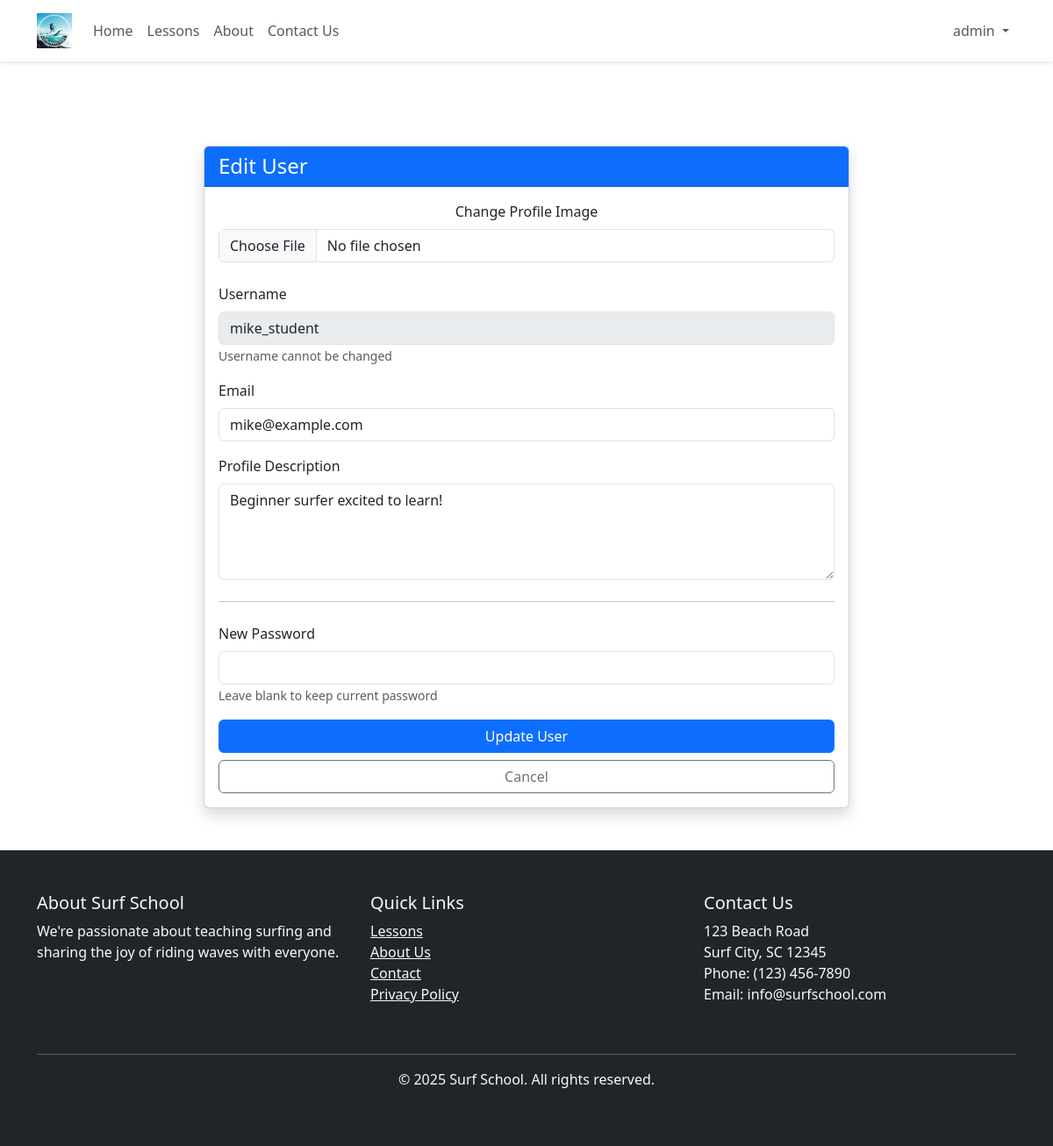
The app's page /admin/edit-user.php?id=4 (signed in), older data.
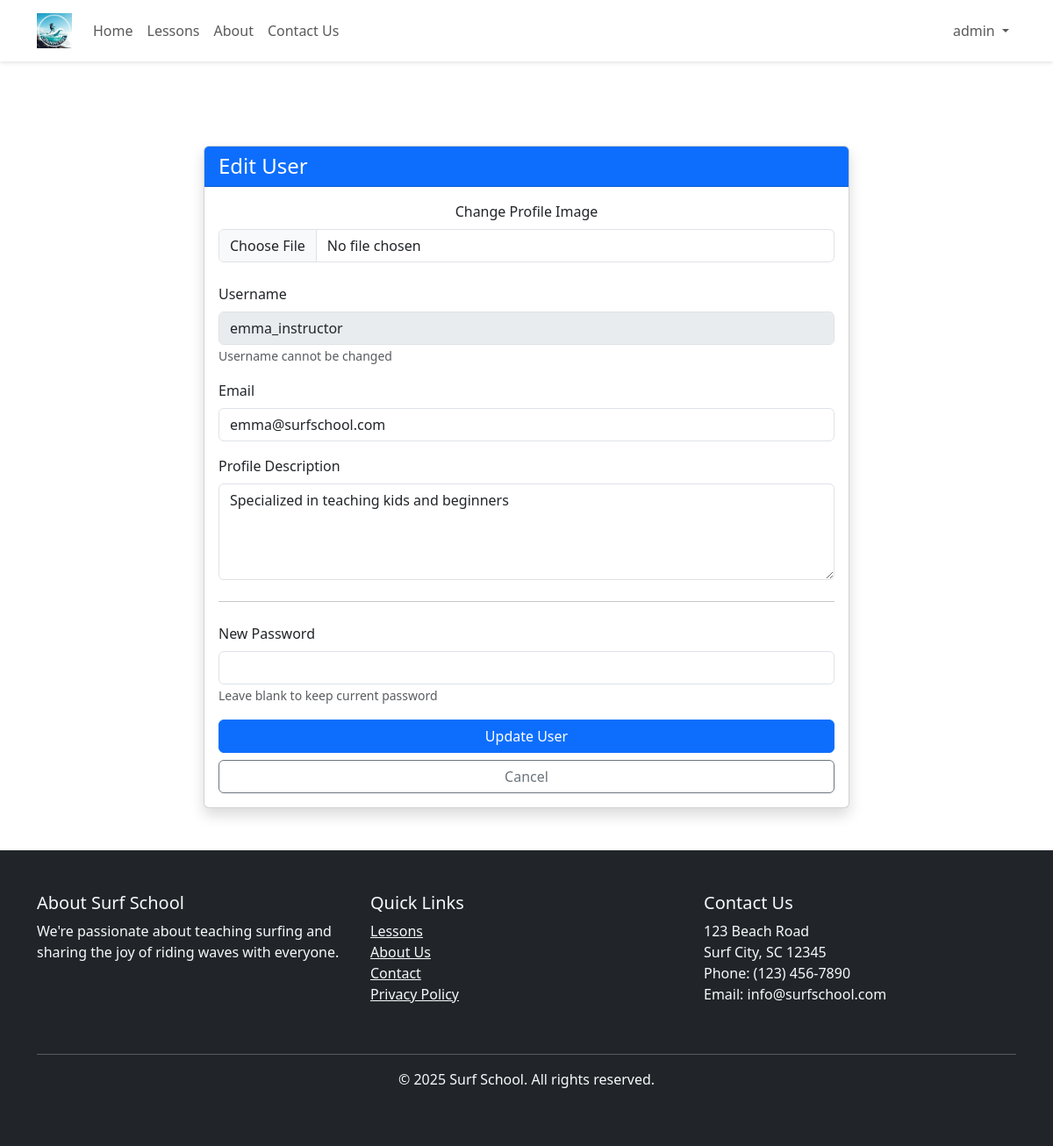
The same page, newer data.
### tables this page shows
CREATE TABLE IF NOT EXISTS `users` (
  `id` int NOT NULL AUTO_INCREMENT,
  `username` varchar(50) NOT NULL,
  `password` varchar(255) NOT NULL,
  `email` varchar(100) NOT NULL,
  `user_type` enum('admin','instructor','student') NOT NULL,
  `profile_image` varchar(255) DEFAULT NULL,
  `profile_description` text,
  `created_at` timestamp NULL DEFAULT CURRENT_TIMESTAMP,
  PRIMARY KEY (`id`),
  UNIQUE KEY `username` (`username`),
  KEY `email_index` (`email`)
);

### admin/edit-user.php (the view, shortened to what this page needs)
<?php
require_once '../config/database.php';
$user_id = isset($_GET['id']) ? (int)$_GET['id'] : 0;
$stmt = $pdo->prepare("SELECT * FROM users WHERE id = ?");
$stmt->execute([$user_id]);
$user = $stmt->fetch();
include '../includes/header.php';
include '../includes/navbar.php';
?>
<div class="container mt-5 pt-5">
    <div class="row justify-content-center">
        <div class="col-md-8">
            <div class="card shadow">
                <div class="card-header bg-primary text-white">
                    <h4 class="mb-0">Edit User</h4>
                </div>
                <div class="card-body">
                    <form action="" method="POST" enctype="multipart/form-data">
                        <div class="text-center mb-4">
                            <div class="mb-3">
                                <label for="profile_image" class="form-label">Change Profile Image</label>
                                <input type="file" class="form-control" id="profile_image" name="profile_image" accept="image/*">
                            </div>
                        </div>
                        <div class="mb-3">
                            <label for="username" class="form-label">Username</label>
                            <input type="text" class="form-control" value="<?php echo htmlspecialchars($user['username']); ?>" disabled>
                            <small class="text-muted">Username cannot be changed</small>
                        </div>
                        <div class="mb-3">
                            <label for="email" class="form-label">Email</label>
                            <input type="email" class="form-control" id="email" name="email"
                                value="<?php echo htmlspecialchars($user['email']); ?>" required>
                        </div>
                        <div class="mb-3">
                            <label for="profile_description" class="form-label">Profile Description</label>
                            <textarea class="form-control" id="profile_description" name="profile_description"
                                rows="4"><?php echo htmlspecialchars($user['profile_description'] ?? ''); ?></textarea>
                        </div>
                        <hr class="my-4">
                        <div class="mb-3">
                            <label for="new_password" class="form-label">New Password</label>
                            <input type="password" class="form-control" id="new_password" name="new_password">
                            <small class="text-muted">Leave blank to keep current password</small>
                        </div>
                        <div class="d-grid gap-2">
                            <button type="submit" class="btn btn-primary">Update User</button>
                            <a href="/admin/manage-users.php" class="btn btn-outline-secondary">Cancel</a>
                        </div>
                    </form>
                </div>
            </div>
        </div>
    </div>
</div>
<?php include '../includes/footer.php'; ?>

Row changes from the older to the newer data that the page shows:
changed users: username "mike_student" → "emma_instructor"; email "mike@example.com" → "emma@surfschool.com"; profile_description "Beginner surfer excited to learn!" → "Specialized in teaching kids and beginners"
